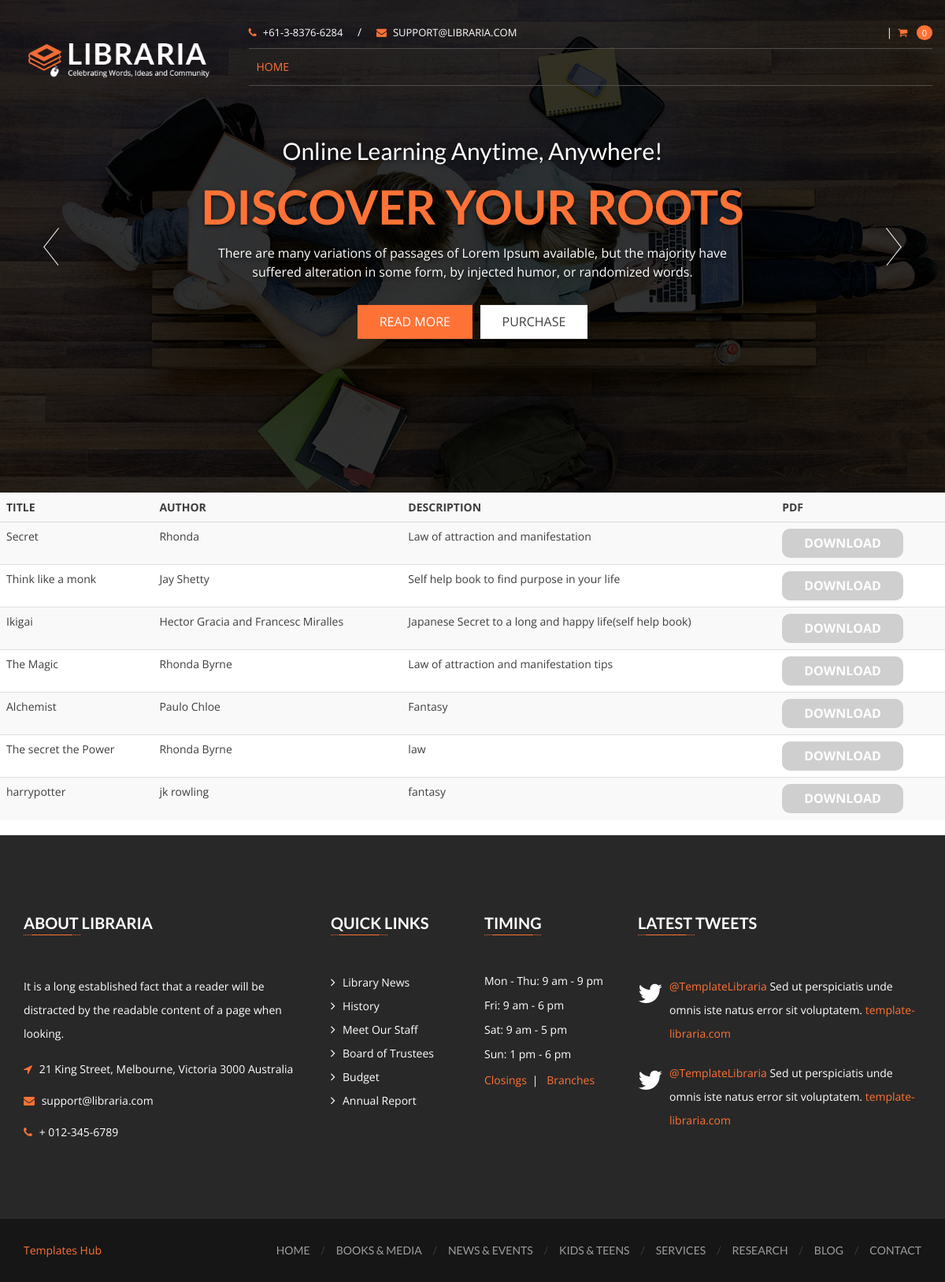
/userindex/ (signed in), run on an earlier commit of the app's database.
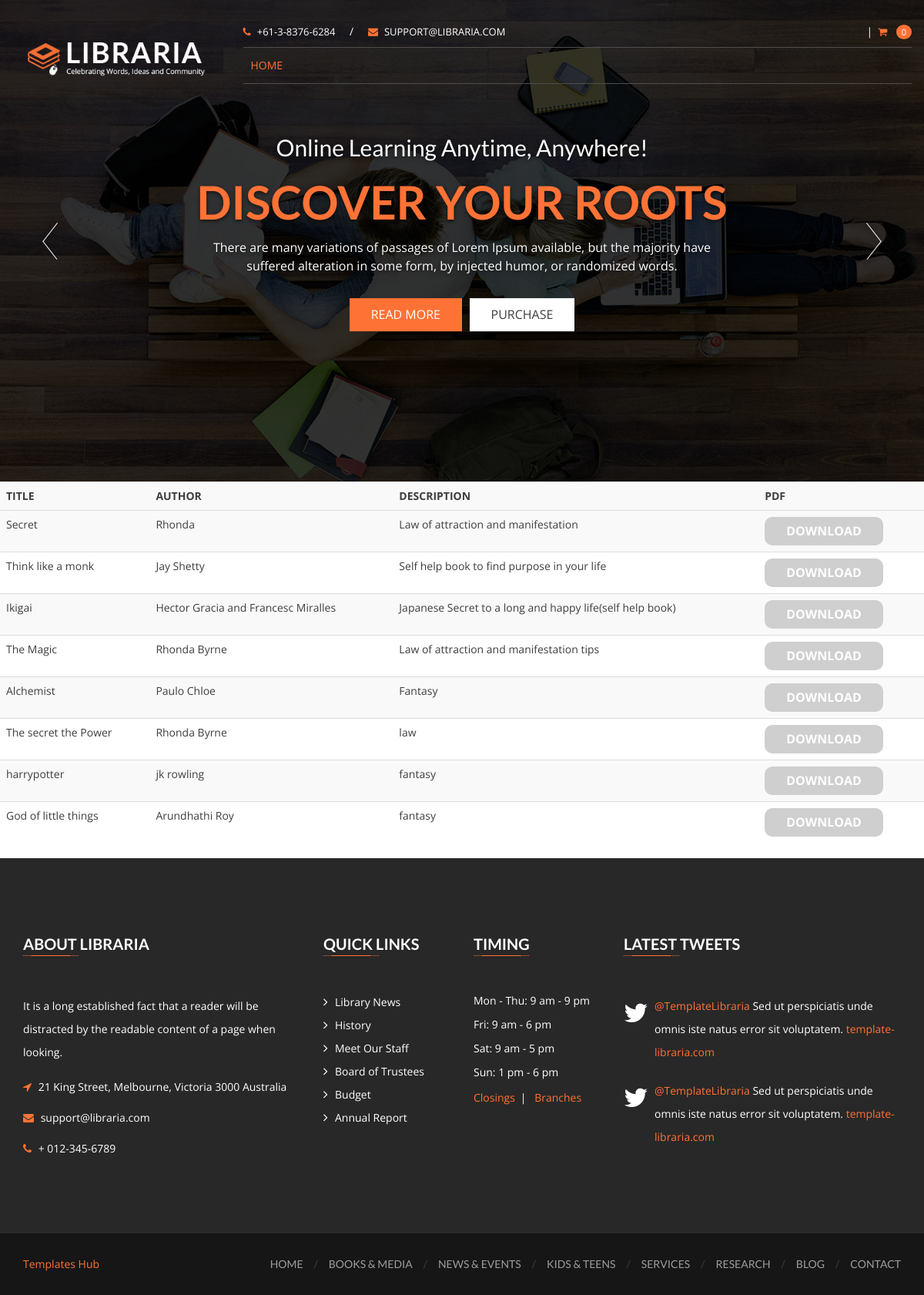
And on a later commit of the database.
### bookstoreapp/models.py (models this page shows, shortened)
class Book(models.Model):
    name = models.CharField(max_length=100)
    author = models.CharField(max_length=100)
    desc = models.CharField(max_length=1000)
    pdf = models.FileField(upload_to='media',null=True)

### bookstoreapp/views.py (the view)
# urls.py: path('userindex/',v.userindex,name="user/userindexpage"),
@login_required
def userindex(request):
    data=Book.objects.all()
    return render(request,"user/userindex.html",{'obj':data})

### bookstoreapp/templates/user/userindex.html (shortened to what this page needs)
{% load static %}
<!DOCTYPE html>
<html lang="zxx">
<head>
        <link href="{% static 'theme/css/font-awesome.min.css' %}" rel="stylesheet" type="text/css" />
        <link href="{% static 'theme/css/mmenu.css' %}" rel="stylesheet" type="text/css" />
        <link href="{% static 'theme/css/mmenu.positioning.css' %}" rel="stylesheet" type="text/css" />
        <link href="{% static 'theme/style.css' %}" rel="stylesheet" type="text/css" />
    </head>
    <body>
        <header id="header-v1" class="navbar-wrapper">
            <div class="container">
                <div class="row">
                    <nav class="navbar navbar-default">
                        <div class="row">
                            <div class="col-md-3">
                                <div class="navbar-header">
                                    <div class="navbar-brand">
                                        <h1>
                                            <a href="index-2.html">
                                                <img src="{% static 'theme/images/libraria-logo-v1.png' %}" alt="LIBRARIA" />
                                            </a>
                                        </h1>
                                    </div>
                                </div>
                            </div>
                            <div class="col-md-9">
                                <div class="header-topbar hidden-sm hidden-xs">
                                    <div class="row">
                                        <div class="col-sm-6">
                                            <div class="topbar-info">
                                                <a href="tel:+61-3-8376-6284"><i class="fa fa-phone"></i>+61-3-8376-6284</a>
                                                <span>/</span>
                                                <a href="mailto:support@libraria.com"><i class="fa fa-envelope"></i>support@libraria.com</a>
                                            </div>
                                        </div>
                                        <div class="col-sm-6">
                                            <div class="topbar-links">
                                                <span>|</span>
                                                <div class="header-cart dropdown">
                                                    <a data-toggle="dropdown" class="dropdown-toggle" href="#">
                                                        <i class="fa fa-shopping-cart"></i>
                                                        <small>0</small>
                                                    </a>
                                                </div>
                                            </div>
                                        </div>
                                    </div>
                                </div>
                                <div class="navbar-collapse hidden-sm hidden-xs">
                                    <ul class="nav navbar-nav">
                                        <li class="dropdown active">
                                            <a data-toggle="dropdown" class="dropdown-toggle disabled" href="{% url 'homepage' %}">Home</a>
                                        </li>
                                </ul>
                            </div>
                        </div>
                    </nav>
                </div>
            </div>
        </header>
        <div data-ride="carousel" class="carousel slide" id="home-v1-header-carousel">
            <div class="carousel-inner">
                <div class="item active">
                    <figure>
                        <img alt="Home Slide" src="{% static 'theme/images/header-slider/home-v1/header-slide.jpg' %}" />
                    </figure>
                    <div class="container">
                        <div class="carousel-caption">
                            <h3>Online Learning Anytime, Anywhere!</h3>
                            <h2>Discover Your Roots</h2>
                            <p>There are many variations of passages of Lorem Ipsum available, but the majority have suffered alteration in some form, by injected humor, or randomized words.</p>
                            <div class="slide-buttons hidden-sm hidden-xs">
                                <a href="#" class="btn btn-primary">Read More</a>
                                <a href="#" class="btn btn-default">Purchase</a>
                            </div>
                        </div>
                    </div>
                </div>
            </div>
            <a class="left carousel-control" href="#home-v1-header-carousel" data-slide="prev"></a>
            <a class="right carousel-control" href="#home-v1-header-carousel" data-slide="next"></a>
        </div>
<body >
   <table class='table table-primary table-striped'>
        <tr>
            <th>TITLE</th>
            <th>AUTHOR</th>
            <th>DESCRIPTION</th>
            <th>PDF</th>
        </tr>
        <tr>
            {% for i in obj %}
        <tr>
            <td>{{i.name}}</td>
            <td>{{i.author}}</td>
            <td>{{i.desc}}</td>
            <td><a class="btn btn-primary badge" href="{{i.pdf.url}}" download>Download</a></td>
        </tr>
        {% endfor %}
        </tr>
    </table>
    <footer class="site-footer">
        <div class="container">
            <div id="footer-widgets">
                <div class="row">
                    <div class="col-md-4 col-sm-6 widget-container">
                        <div id="text-2" class="widget widget_text">
                            <h3 class="footer-widget-title">About Libraria</h3>
                            <span class="underline left"></span>
                            <div class="textwidget">
                                It is a long established fact that a reader will be distracted by the readable content of a page when looking.
                            </div>
                            <address>
                                <div class="info">
                                    <i class="fa fa-location-arrow"></i>
                                    <span>21 King Street, Melbourne, Victoria 3000 Australia</span>
                                </div>
                                <div class="info">
                                    <i class="fa fa-envelope"></i>
                                    <span><a href="mailto:support@libraria.com">support@libraria.com</a></span>
                                </div>
                                <div class="info">
                                    <i class="fa fa-phone"></i>
                                    <span><a href="tel:012-345-6789">+ 012-345-6789</a></span>
                                </div>
                            </address>
                        </div>
                    </div>
                    <div class="col-md-2 col-sm-6 widget-container">
                        <div id="nav_menu-2" class="widget widget_nav_menu">
                            <h3 class="footer-widget-title">Quick Links</h3>
                            <span class="underline left"></span>
                            <div class="menu-quick-links-container">
                                <ul id="menu-quick-links" class="menu">
                                    <li><a href="#">Library News</a></li>
                                    <li><a href="#">History</a></li>
                                    <li><a href="#">Meet Our Staff</a></li>
                                    <li><a href="#">Board of Trustees</a></li>
                                    <li><a href="#">Budget</a></li>
                                    <li><a href="#">Annual Report</a></li>
                                </ul>
                            </div>
                        </div>
                    </div>
                    <div class="col-md-2 col-sm-6 widget-container">
                        <div id="text-4" class="widget widget_text">
                            <h3 class="footer-widget-title">Timing</h3>
                            <span class="underline left"></span>
                            <div class="timming-text-widget">
                                <time datetime="2017-02-13">Mon - Thu: 9 am - 9 pm</time>
                                <time datetime="2017-02-13">Fri: 9 am - 6 pm</time>
                                <time datetime="2017-02-13">Sat: 9 am - 5 pm</time>
                                <time datetime="2017-02-13">Sun: 1 pm - 6 pm</time>
                                <ul>
                                    <li><a href="#">Closings</a></li>
                                    <li><a href="#">Branches</a></li>
                                </ul>
                            </div>
                        </div>
                    </div>
                    <div class="col-md-4 col-sm-6 widget-container">
                        <div class="widget twitter-widget">
                            <h3 class="footer-widget-title">Latest Tweets</h3>
                            <span class="underline left"></span>
                            <div id="twitter-feed">
                                <ul>
                                    <li>
                                        <p><a href="#">@TemplateLibraria</a> Sed ut perspiciatis unde omnis iste natus error sit voluptatem. <a href="#">template-libraria.com</a></p>
                                    </li>
                                    <li>
                                        <p><a href="#">@TemplateLibraria</a> Sed ut perspiciatis unde omnis iste natus error sit voluptatem. <a href="#">template-libraria.com</a></p>
                                    </li>
                                </ul>
                            </div>
                        </div>
                    </div>
                </div>
            </div>
        </div>
        <div class="sub-footer">
            <div class="container">
                <div class="row">
                    <div class="footer-text col-md-3">
                        <p><a target="_blank" href="https://www.templateshub.net">Templates Hub</a></p>
                    </div>
                    <div class="col-md-9 pull-right">
                        <ul>
                            <li><a href="index-2.html">Home</a></li>
                            <li><a href="books-media-list-view.html">Books &amp; Media</a></li>
                            <li><a href="news-events-list-view.html">News &amp; Events</a></li>
                            <li><a href="#">Kids &amp; Teens</a></li>
                            <li><a href="services.html">Services</a></li>
                            <li><a href="#">Research</a></li>
                            <li><a href="blog.html">Blog</a></li>
                            <li><a href="contact.html">Contact</a></li>
                        </ul>
                    </div>
                </div>
            </div>
        </div>
    </footer>
</body>
</html>

What changed in the data, as far as the page shows it:
added Book: name "God of little things", author "Arundhathi Roy", desc "fantasy"
